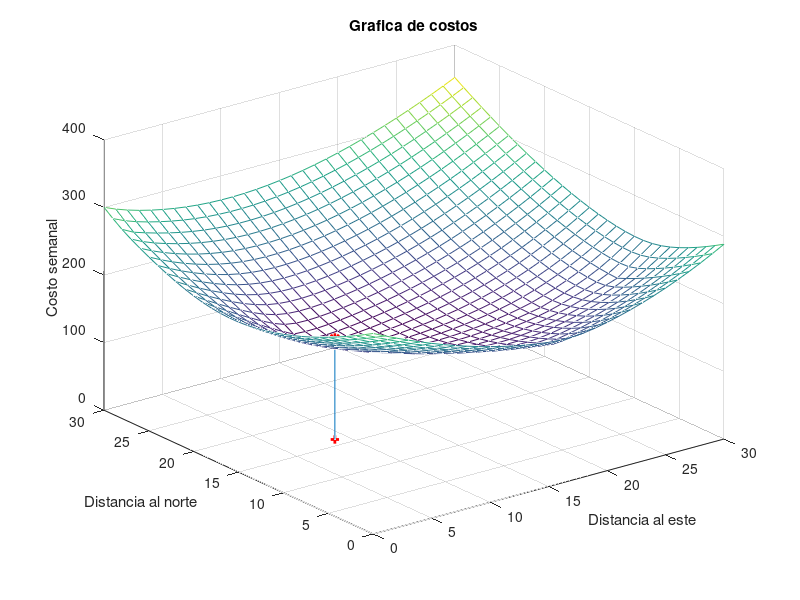

Reproduce this figure in MATLAB.
T1 = [1,28];
T2 = [7,18];
T3 = [8,16];
T4 = [17,2];
T5 = [22,10];
T6 = [27,8];
[X,Y] = meshgrid(0:1:30,0:1:30);
for filas = 1:length(X)
for columnas = 1:length(Y)
    C1 = 0.5*3*sqrt(((X(filas,columnas)-T1(1,1)).^2)+((Y(filas,columnas)-T1(1,2))).^2);
    C2 = 0.5*7*sqrt(((X(filas,columnas)-T2(1,1)).^2)+((Y(filas,columnas)-T2(1,2))).^2);
    C3 = 0.5*4*sqrt(((X(filas,columnas)-T3(1,1)).^2)+((Y(filas,columnas)-T3(1,2))).^2);
    C4 = 0.5*5*sqrt(((X(filas,columnas)-T4(1,1)).^2)+((Y(filas,columnas)-T4(1,2))).^2);
    C5 = 0.5*2*sqrt(((X(filas,columnas)-T5(1,1)).^2)+((Y(filas,columnas)-T5(1,2))).^2);
    C6 = 0.5*6*sqrt(((X(filas,columnas)-T6(1,1)).^2)+((Y(filas,columnas)-T6(1,2))).^2);  
D(filas,columnas)=sum([C1 C2 C3 C4 C5 C6]);
end
end

mesh(X,Y,D)
xlabel('Distancia al este')
ylabel('Distancia al norte')
zlabel('Costo semanal')
title('Grafica de costos')
[G, N] = min(D);
[F, M] = min(G);
hold on
plot3(X(N(M),M),Y(N(M),M),D(N(M),M),'or','linewidth',4)
line([X(N(M),M) X(N(M),M)], [Y(N(M),M) Y(N(M),M)],[D(N(M),M) 0])
plot3(X(N(M),M),Y(N(M),M),0,'+r','linewidth',2)
L = X(N(M),M);
K = Y(N(M),M);
fprintf('Nombre: Mateo Aguirre Rivera\n Clase:Programación\n Actividad:Proyecto individual\n')
fprintf('\n\n Despues de realizar una detallada busqueda, se encontró donde debe estar el centro de distribucion para que se optimizen\n los costos\n\n')
fprintf('El centro de distribución debe estar localizado %d millas al este y %d millas al norte\n',L,K)
